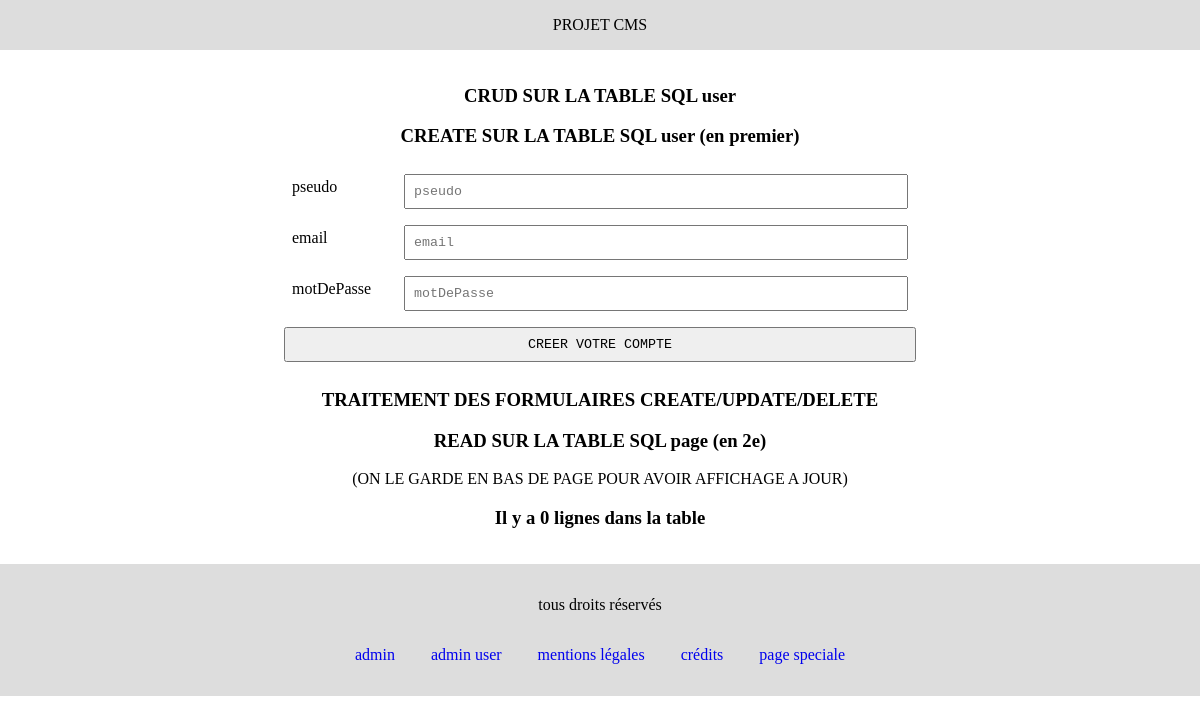
/projet-cms/admin-user.php, run on an earlier commit of the app's database.
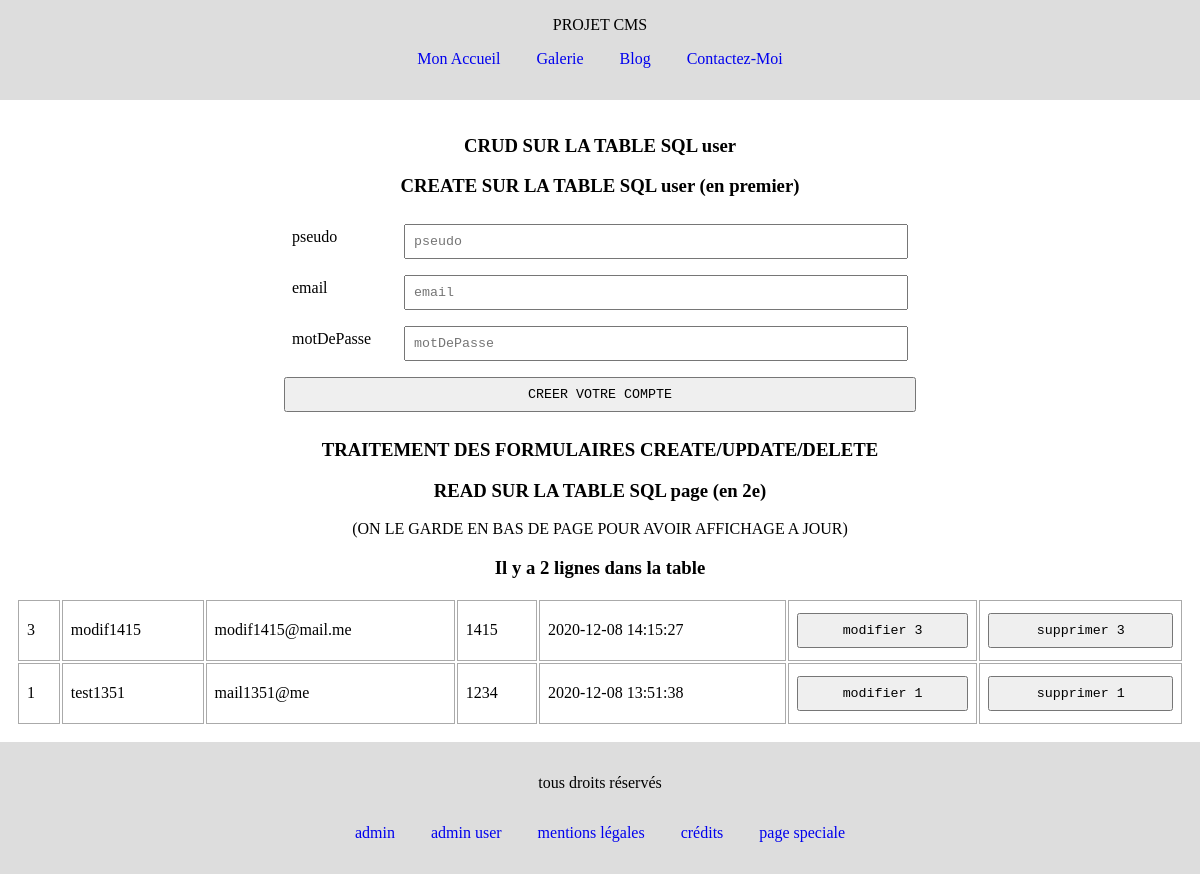
And on a later commit of the database.
### tables this page shows
CREATE TABLE `page` (
  `id` int(11) NOT NULL,
  `url` varchar(160) NOT NULL,
  `template` varchar(160) NOT NULL,
  `titre` varchar(160) NOT NULL,
  `contenu` text NOT NULL,
  `categorie` varchar(160) NOT NULL,
  `image` varchar(160) NOT NULL,
  `datePublication` datetime NOT NULL
);

CREATE TABLE `user` (
  `id` int(11) NOT NULL,
  `pseudo` varchar(160) NOT NULL,
  `email` varchar(160) NOT NULL,
  `motDePasse` varchar(160) NOT NULL,
  `dateCreation` datetime NOT NULL
);

### projet-cms/php/controller/fonctions.php (called while the page is built, shortened)
<?php
function lireUri ()
{
    $uri = $_SERVER["REQUEST_URI"];
    $tabUrl = parse_url($uri);
    extract($tabUrl);
    $tabChemin = pathinfo($path);
    extract($tabChemin);
    return $filename;
}

### projet-cms/php/model/fonctions-sql.php (called while the page is built, shortened)
<?php
class Model
{
    static function stockerRequete ($sth)
    {
        $texte = ob_get_clean();
    }
    static function afficherDebug ()
    {
        print_r($_REQUEST);
        print_r($_FILES);
    }
    static function compterLigne($table)
    {
        $requeteSQL =
        <<<x
        SELECT count(*) FROM $table;
        x;
        $resultat = envoyerRequeteSql($requeteSQL, []);
        $nbLigne = $resultat->fetchColumn();
        return $nbLigne;
    }
}
function envoyerRequeteSql ($requeteSQL, $tabAsso)
{
    $user       = Model::$user;
    $password   = Model::$password;
    $hostSQL    = Model::$hostSQL;
    $portSQL    = Model::$portSQL;
    $database   = Model::$database;
    $mysql        = "mysql:host=$hostSQL;port=$portSQL;dbname=$database;charset=utf8";
    try {
        if (Model::$dbh == null) {
            Model::$dbh = new PDO($mysql, $user, $password);
        }
        $sth = Model::$dbh->prepare($requeteSQL);
        $sth->execute($tabAsso);
        return $sth;
    } catch (PDOException $e) {
        echo 'Connexion échouée : ' . $e->getMessage();
    }
}
function lireLigne ($table, $colonne, $valeurFiltre, $tri="id DESC")
{
    $ligneTri = "";
    if ($tri != "") $ligneTri = "ORDER BY $tri";
    $requeteSQL =
    <<<x
    SELECT * FROM $table
    WHERE $colonne = '$valeurFiltre'
    $ligneTri
    x;
    $resultat = envoyerRequeteSql($requeteSQL, []);
    $tabLigne = $resultat->fetchAll(PDO::FETCH_ASSOC);
    return $tabLigne;
}
function lireTable ($table, $tri)
{
    $requeteSQL =
    <<<x
    SELECT * FROM $table
    ORDER BY $tri
    x;
    $resultat = envoyerRequeteSql($requeteSQL, []);
    $tabLigne = $resultat->fetchAll(PDO::FETCH_ASSOC);
    return $tabLigne;
}

### projet-cms/php/view/section-admin-user.php (the view, shortened to what this page needs)
<section>
    <h3>CRUD SUR LA TABLE SQL user</h3>
</section>
<section>
    <h3>CREATE SUR LA TABLE SQL user (en premier)</h3>
    <form method="POST" action="#form-create" id="form-create" enctype="multipart/form-data">
        <label>
            <span>pseudo</span>
            <input type="text" name="pseudo" required placeholder="pseudo" maxlength="160">
        </label>
        <label>
            <span>email</span>
            <input type="email" name="email" required placeholder="email" maxlength="160">
        </label>
        <label>
            <span>motDePasse</span>
            <input type="password" name="motDePasse" required placeholder="motDePasse" maxlength="160">
        </label>
        <button type="submit">CREER VOTRE COMPTE</button>
    </form>
</section>
<section>
    <h3>TRAITEMENT DES FORMULAIRES CREATE/UPDATE/DELETE</h3>
</section>
<section>
    <h3>READ SUR LA TABLE SQL page (en 2e)</h3>
    <p>(ON LE GARDE EN BAS DE PAGE POUR AVOIR AFFICHAGE A JOUR)</p>
    <h3>Il y a <?php echo Model::compterLigne("user") ?> lignes dans la table</h3>
    <table>
        <tbody>
<?php
$tabLigne = lireTable("user", "dateCreation DESC");
foreach($tabLigne as $ligneAsso)
{
    echo "<tr>";
    foreach($ligneAsso as $colonne => $valeur)
    {
        echo
        <<<x
            <td class="$colonne">$valeur</td>
        x;
    }
    $id = $ligneAsso["id"];
    echo
    <<<x
        <td><button data-id="$id" onclick="modifierLigne(event)">modifier $id</button></td>
        <td><button data-id="$id" onclick="supprimerLigne(event)">supprimer $id</button></td>
    </tr>
    x;
}
?>
        </tbody>
    </table>
</section>

### projet-cms/index.php (shortened to what this page needs)
<?php
require_once "php/model/fonctions-sql.php";
require_once "php/controller/fonctions.php";
$urlDemandee = lireUri();
$tabRouteur = [
    "index"             => [ "header", "section-index",      "footer" ],
    "galerie"           => [ "header", "section-galerie",    "footer" ],
    "blog"              => [ "header", "section-blog",       "footer" ],
    "contact"           => [ "header", "section-contact",    "footer" ],
    "admin"             => [ "header", "section-admin",      "footer" ],
    "admin-user"        => [ "header", "section-admin-user", "footer" ],
    "page-speciale"     => [ "template-page" ]
];
$tabTemplate = $tabRouteur[$urlDemandee] ?? [];
foreach($tabTemplate as $fichierView)
{
    require_once "php/view/$fichierView.php";
}

### projet-cms/php/view/header.php (shortened to what this page needs)
<!DOCTYPE html>
<html lang="fr">
<head>
    <link rel="stylesheet" href="assets/css/style.css">
</head>
<body>
    <header>
        <div>PROJET CMS</div>
        <nav>
        <?php
$tabLigne = lireLigne("page", "categorie", "menu-principal", "datePublication ASC");
foreach($tabLigne as $ligneAsso)
{
    extract($ligneAsso);
    echo
    <<<x
    <a href="$url">$titre</a>
    x;
}
?>
        </nav>
    </header>
    <main>

### projet-cms/php/view/footer.php (shortened to what this page needs)
    </main>
    <footer>
        <p>tous droits réservés</p>
        <nav>
            <a href="admin.php">admin</a>
            <a href="admin-user.php">admin user</a>
            <a href="mentions-legales.php">mentions légales</a>
            <a href="credits.php">crédits</a>
            <a href="page-speciale.php">page speciale</a>
        </nav>
    </footer>
</body>
</html>

What changed in the data, as far as the page shows it:
added page: titre "Mon Accueil"
added page: titre "Galerie"
added page: titre "Blog"
added page: titre "Contactez-Moi"
added user: id "3", pseudo "modif1415", email "modif1415@mail.me", motDePasse "1415", dateCreation "2020-12-08 14:15:27"
added user: id "1", pseudo "test1351", email "mail1351@me", motDePasse "1234", dateCreation "2020-12-08 13:51:38"
Also different on the page:
new list line: "CRUD SUR LA TABLE SQL user CREATE SUR LA TABLE SQL user (en premier) pseudo  email  motDePasse  CREER VOTRE COMPTE TRAITEMENT DES FORMULAIRES CREATE/UPDATE/DELETE READ SUR LA TABLE SQL page (en 2e) (ON LE GARDE EN BAS DE PAGE POUR AVOIR AFFICHAGE A JOUR) Il y a 2 lignes dans la table"
list line gone: "CRUD SUR LA TABLE SQL user CREATE SUR LA TABLE SQL user (en premier) pseudo  email  motDePasse  CREER VOTRE COMPTE TRAITEMENT DES FORMULAIRES CREATE/UPDATE/DELETE READ SUR LA TABLE SQL page (en 2e) (ON LE GARDE EN BAS DE PAGE POUR AVOIR AFFICHAGE A JOUR) Il y a 0 lignes dans la table"
